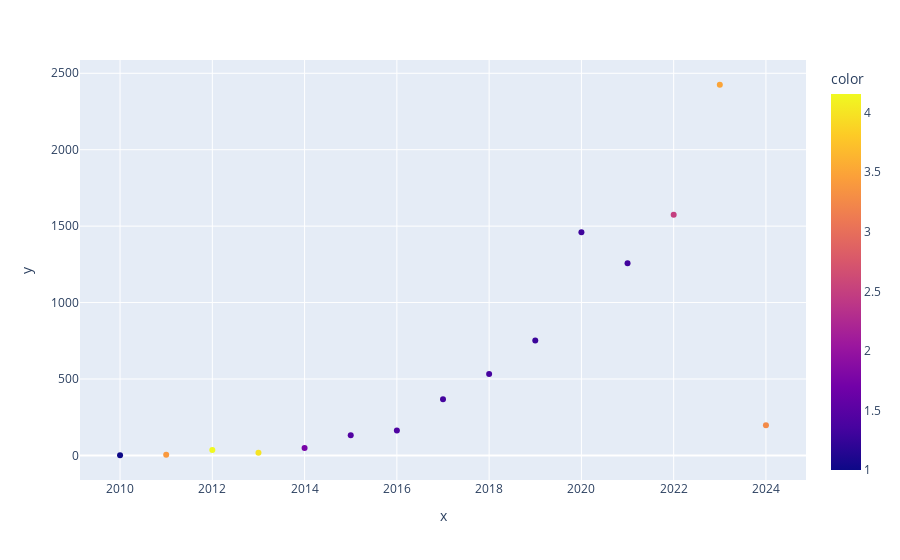

The notebook cell this image was saved under:
### Code cell
import plotly.express as px

# Assuming your arrays are named x, y, and c
fig = px.scatter(x=x, y=y, color=c)
fig.show()

### Figure 1 — Plotly figure (JSON) as saved in the notebook; plotly's stock layout.template omitted (floating-point values rounded to 4 significant figures)
{"data": [{"hovertemplate": "x=%{x}<br>y=%{y}<br>color=%{marker.color}<extra></extra>", "legendgroup": "", "marker": {"color": [1, 3.4, 4.156, 4, 1.739, 1.448, 1.411, 1.341, 1.348, 1.283, 1.305, 1.328, 2.492, 3.492, 3.264], "coloraxis": "coloraxis", "symbol": "circle"}, "mode": "markers", "name": "", "orientation": "v", "showlegend": false, "type": "scatter", "x": [2010, 2011, 2012, 2013, 2014, 2015, 2016, 2017, 2018, 2019, 2020, 2021, 2022, 2023, 2024], "xaxis": "x", "y": [1, 5, 36, 17, 49, 132, 163, 367, 532, 752, 1460, 1257, 1575, 2425, 197], "yaxis": "y"}], "layout": {"coloraxis": {"colorbar": {"title": {"text": "color"}}, "colorscale": [[0, "#0d0887"], [0.1111, "#46039f"], [0.2222, "#7201a8"], [0.3333, "#9c179e"], [0.4444, "#bd3786"], [0.5556, "#d8576b"], [0.6667, "#ed7953"], [0.7778, "#fb9f3a"], [0.8889, "#fdca26"], [1, "#f0f921"]]}, "legend": {"tracegroupgap": 0}, "margin": {"t": 60}, "xaxis": {"anchor": "y", "domain": [0, 1], "title": {"text": "x"}}, "yaxis": {"anchor": "x", "domain": [0, 1], "title": {"text": "y"}}}}
